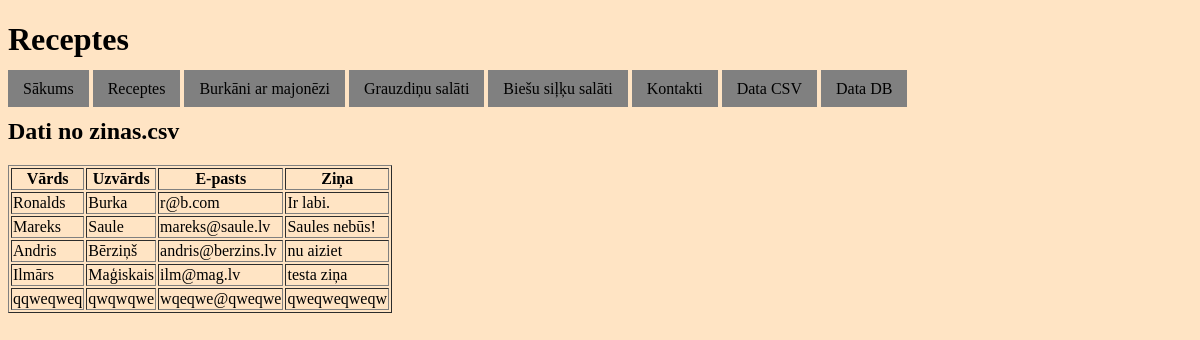
Page /dataDB on the earlier database version.
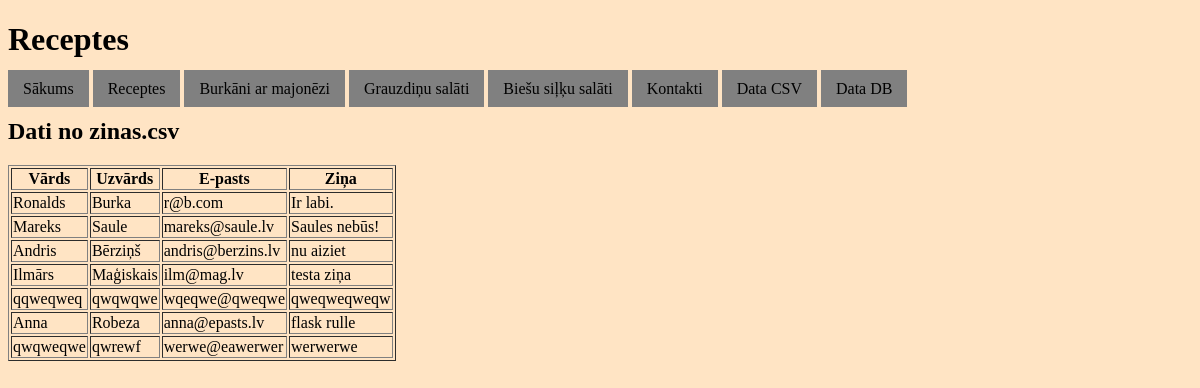
Same page on the later database version.
### tables this page shows
CREATE TABLE dati (id INTEGER PRIMARY KEY AUTOINCREMENT NOT NULL, vards TEXT NOT NULL, uzvards TEXT NOT NULL, epasts TEXT NOT NULL, zina TEXT);

### main.py (the view)
@app.route('/dataDB')
def dataDB():
    data = visiDati()
    return render_template('data.html', zinas = data)

### datubaze.py (called while the page is built)
def visiDati():
    DB = sqlite3.connect('dati.db')
    SQL = DB.cursor()
    SQL.execute("SELECT * FROM dati")
    dati = []
    rezultati = SQL.fetchall()
    for rez in rezultati:
        dati.append([rez[1], rez[2], rez[3], rez[4]])
    return dati

### templates/data.html
{% extends "layout.html" %}
{% set lapa = 'data' %}
{% block saturs %}
    <h2>Dati no zinas.csv</h2>
    <table border="1">
        <thead>
            <tr>
                <th>Vārds</th>
                <th>Uzvārds</th>
                <th>E-pasts</th>
                <th>Ziņa</th>
            </tr>
        </thead>
        <tbody>
            {% for zina in zinas %}
            <tr>
                <td>{{ zina[0] }}</td>
                <td>{{ zina[1] }}</td>
                <td>{{ zina[2] }}</td>
                <td>{{ zina[3] }}</td>
            </tr>
            {% endfor %}
        </tbody>
    </table>
{% endblock %}

### templates/layout.html (shortened to what this page needs)
<!DOCTYPE html>
<html lang="lv">
<head>
    <link rel="stylesheet" href="static/css/receptes.css">
</head>
<body>
    <h1>Receptes</h1>
    <ul class="nav">
        <li><a href="/">Sākums</a></li>
        <li><a {% if lapa == "receptes" %} class="active" {% endif %} href="/receptes">Receptes</a></li>
        <li><a {% if lapa == "burkanu" %} class="active" {% endif %} href="/burkanu">Burkāni ar majonēzi</a></li>
        <li><a {% if lapa == "grauzdinu" %} class="active" {% endif %} href="/grauzdinu">Grauzdiņu salāti</a></li>
        <li><a {% if lapa == "biesu" %} class="active" {% endif %} href="/biesu">Biešu siļķu salāti</a></li>
        <li><a {% if lapa == "kontakti" %} class="active" {% endif %} href="/kontakti">Kontakti</a></li>
        <li><a {% if lapa == "dataCSV" %} class="active" {% endif %} href="/dataCSV">Data CSV</a></li>
        <li><a {% if lapa == "dataDB" %} class="active" {% endif %} href="/dataDB">Data DB</a></li>
    </ul>
    <section>
        {% block saturs %}
        {% endblock %}
    </section>
    </body>
</html>

### static/css/receptes.css (style rules this page uses)
body { background-color: bisque; }
.nav { list-style: none; margin: 0; padding: 0; }
.nav li { display: inline; }
.nav a { text-decoration: none; color: black; text-align: center; padding: 10px 15px; background-color: gray; }

Differences in the rows shown:
added dati: vards "Anna", uzvards "Robeza", epasts "anna@epasts.lv", zina "flask rulle"
added dati: vards "qwqweqwe", uzvards "qwrewf", epasts "werwe@eawerwer", zina "werwerwe"
